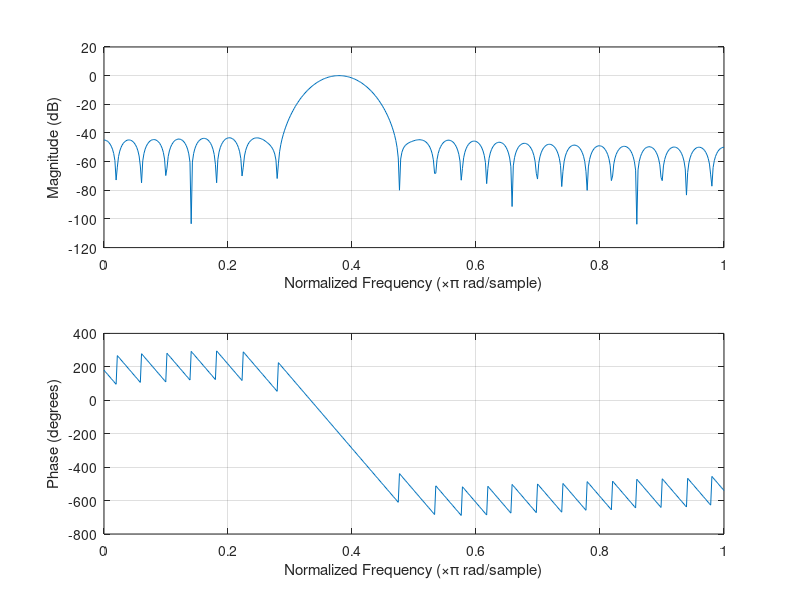

MATLAB code to generate this figure:
f1= 9000;
f2=10000;
fs = 5*f2;
N = 30;
wc1 = 2*f1/fs;
wc2 = 2*f2/fs;
w = [wc1 wc2];
b = fir1(48,[wc1 wc2]);
freqz(b,1, 512);